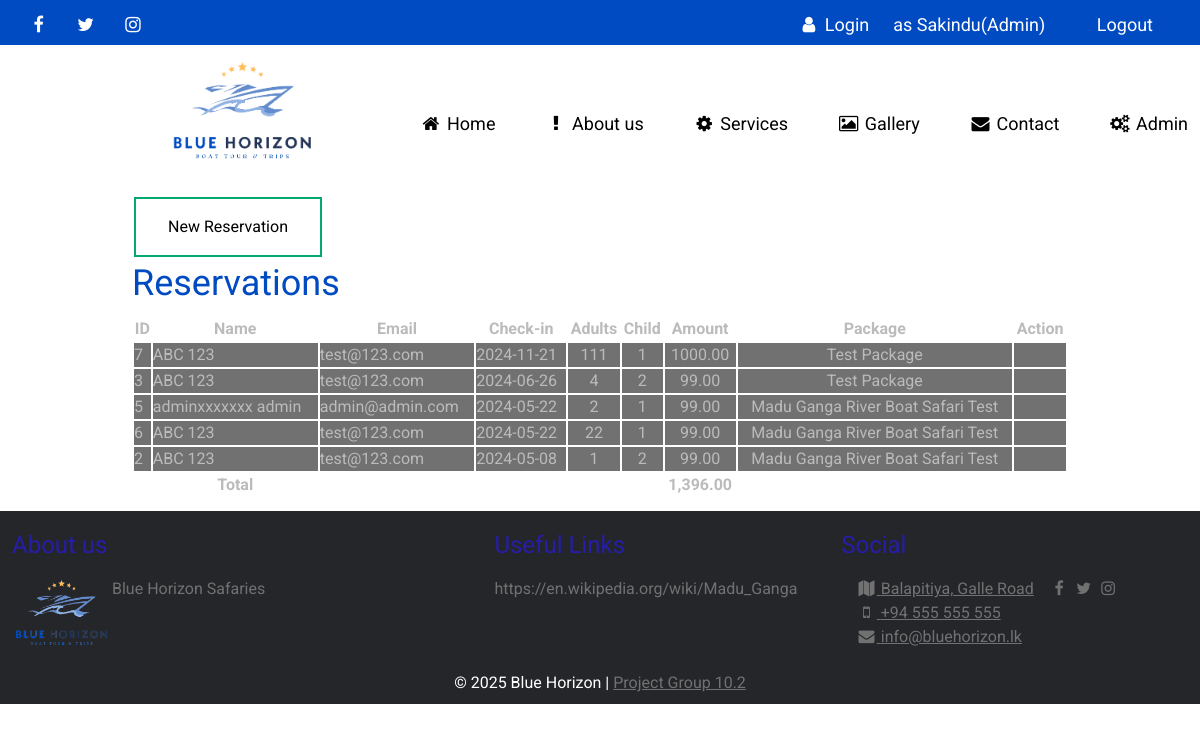
The page /book-list.php (signed in) on the database its author committed.
### tables this page shows
CREATE TABLE `book`  (
  `book_id` int NOT NULL AUTO_INCREMENT,
  `dt` date NULL DEFAULT NULL,
  `pack_type` int NULL DEFAULT NULL,
  `check_in` varchar(255) NULL DEFAULT NULL,
  `fname` varchar(255) NULL DEFAULT NULL,
  `lname` varchar(255) NULL DEFAULT NULL,
  `country` varchar(255) NULL DEFAULT NULL,
  `email` varchar(255) NULL DEFAULT NULL,
  `tel` varchar(255) NULL DEFAULT NULL,
  `adults` int NULL DEFAULT NULL,
  `child` int NULL DEFAULT NULL,
  `amount` double(11, 2) NULL DEFAULT NULL,
  `message` varchar(255) NULL DEFAULT NULL,
  `ip` varchar(255) NULL DEFAULT NULL,
  `dt_send` datetime(0) NULL DEFAULT NULL,
  `id` int NULL DEFAULT NULL,
  PRIMARY KEY (`book_id`) USING BTREE
);

CREATE TABLE `members`  (
  `id` int NOT NULL AUTO_INCREMENT,
  `email` varchar(255) NULL DEFAULT NULL,
  `password` varchar(255) NULL DEFAULT NULL,
  `username` varchar(255) NULL DEFAULT NULL,
  `level` int NULL DEFAULT NULL,
  `fname` varchar(255) NULL DEFAULT NULL,
  `lname` varchar(255) NULL DEFAULT NULL,
  `country` varchar(255) NULL DEFAULT NULL,
  `tel` varchar(255) NULL DEFAULT NULL,
  `img_name` varchar(255) NULL DEFAULT NULL,
  PRIMARY KEY (`id`) USING BTREE
);

CREATE TABLE `pack`  (
  `pack_type` int NOT NULL AUTO_INCREMENT,
  `pack_name` varchar(255) NULL DEFAULT NULL,
  `pack_sub` varchar(255) NULL DEFAULT NULL,
  `pack_desc` text NULL,
  `pack_amount` decimal(11, 2) NULL DEFAULT NULL,
  `img_name` varchar(255) NULL DEFAULT NULL,
  PRIMARY KEY (`pack_type`) USING BTREE
);

### mysql.php (called while the page is built, shortened)
<?php
class mySQL
{
    protected $db_name = "bluesaf";
    protected $db_user = "root";
    protected $db_pass = "chanaka";
    protected $db_host = "localhost";
    public function execute($sql) {
        $con = new mysqli( $this->db_host, $this->db_user, $this->db_pass, $this->db_name );
        mysqli_set_charset($con,"utf8");
        $result=mysqli_query($con,$sql);
        return $result;
    }
}

### book-list.php (the view, shortened to what this page needs)
<?php
require_once ("mysql.php");
require_once ("inc-func.php");
$db=new mySQL();
if ($_SESSION['level'] != 1) {
    $sql = "
            SELECT
                book.*,
                members.*,
                pack.*
            FROM
                book
                INNER JOIN
                members
                ON
                    book.id = members.id
                INNER JOIN
                pack
                ON
                    book.pack_type = pack.pack_type
            WHERE
                book.id = '" . $_SESSION['idd'] . "'
            ORDER BY
                book.check_in DESC
            ";
}else{
    $sql = "
            SELECT
                book.*,
                members.*,
                pack.*
            FROM
                book
                INNER JOIN
                members
                ON
                    book.id = members.id
                INNER JOIN
                pack
                ON
                    book.pack_type = pack.pack_type
            ORDER BY
                book.check_in DESC
            ";
}
$res=$db->execute($sql);
?>
<!doctype html>
<html lang="en">
<head>
    <?php include "inc-head.php"; ?>
</head>
<body>
<div class="container">
    <?php include "inc-header.php"; ?>
    <div class="text-content">
        <div class="col-1">
            <a href="services.php" class="button button1">New Reservation</a>
            <div class="hd-1">Reservations</div>
            <table width="100%">
                <thead>
                <tr>
                    <th >ID</th>
                    <th>Name</th>
                    <th>Email</th>
                    <th>Check-in</th>
                    <th>Adults</th>
                    <th>Child</th>
                    <th>Amount</th>
                    <th>Package</th>
                    <th>Action</th>
                </tr>
                </thead>
                <tbody>
                <?php
                $gtot=0;
                while ($row=mysqli_fetch_array($res)){
                    if (strtotime(date('Y-m-d')) >= strtotime(date('Y-m-d',strtotime($row['check_in'])))){
                        $can_time="1";
                    }else{
                        $can_time="0";
                    }
                    ?>
                    <tr <?=($can_time=="1"?"style='background-color: #717171;'":"")?>>
                        <td><?=$row['book_id']?></td>
                        <td><?=$row['fname']?> <?=$row['lname']?></td>
                        <td><?=$row['email']?></td>
                        <td><?=$row['check_in']?></td>
                        <td align="center"><?=$row['adults']?></td>
                        <td align="center"><?=$row['child']?></td>
                        <td align="center"><?=$row['amount']?></td>
                        <td align="center"><?=$row['pack_name']?></td>
                        <td align="center">
                        </td>
                    </tr>
                    <?php
                    $gtot=$gtot+$row['amount'];
                }
                ?>
                </tbody>
                <tfoot>
                <tr>
                    <th></th>
                    <th>Total</th>
                    <th></th>
                    <th></th>
                    <th></th>
                    <th></th>
                    <th><?=number_format($gtot,2,'.',',')?></th>
                    <th></th>
                    <th></th>
                </tr>
                </tfoot>
            </table>
        </div>
    </div>
</div>
<?php include "inc-footer.php"; ?>
</body>
</html>

### css/style.css (style rules this page uses)
* { margin: 0; padding: 0; }
body { margin: 0; overflow-x: hidden; font-family: "Roboto", sans-serif; font-weight: 400; font-style: normal; }
.copy a { color: #717171; }
.hd-1 { font-size: 36px; margin-bottom: 20px; margin-top: 10px; color: #004ac2; }
.text-content { background-color: #ffffff; color: #bbbbbb; display: flex; line-height: 24px; width: 80vw; margin: 0 auto; }
.col-1 { padding: 12px 12px 12px 12px; width: 100%; }

### css/button.css (style rules this page uses)
.button { background-color: #04AA6D; border: none; color: white; padding: 16px 32px; text-align: center; text-decoration: none; display: inline-block; font-size: 16px; margin: 4px 2px; transition-duration: 0.4s; cursor: pointer; }
.button1 { background-color: white; color: black; border: 2px solid #04AA6D; }

### rows shown on the page
book: book_id "7", members.fname "ABC", members.lname "123", members.email "test@123.com", check_in "2024-11-21", adults "111", child "1", amount "1000.00", pack.pack_name "Test Package"
book: book_id "3", members.fname "ABC", members.lname "123", members.email "test@123.com", check_in "2024-06-26", adults "4", child "2", amount "99.00", pack.pack_name "Test Package"
book: book_id "5", members.fname "adminxxxxxxx", members.lname "admin", members.email "admin@admin.com", check_in "2024-05-22", adults "2", child "1", amount "99.00", pack.pack_name "Madu Ganga River Boat Safari Test"
book: book_id "6", members.fname "ABC", members.lname "123", members.email "test@123.com", check_in "2024-05-22", adults "22", child "1", amount "99.00", pack.pack_name "Madu Ganga River Boat Safari Test"
book: book_id "2", members.fname "ABC", members.lname "123", members.email "test@123.com", check_in "2024-05-08", adults "1", child "2", amount "99.00", pack.pack_name "Madu Ganga River Boat Safari Test"

### other values the page prints
$_SESSION['fname'] "Sakindu"
user_level($_SESSION['level']) "Admin"
$gtot "1,396.00"
FOOT "© 2025 Blue Horizon | Project Group 10.2"
